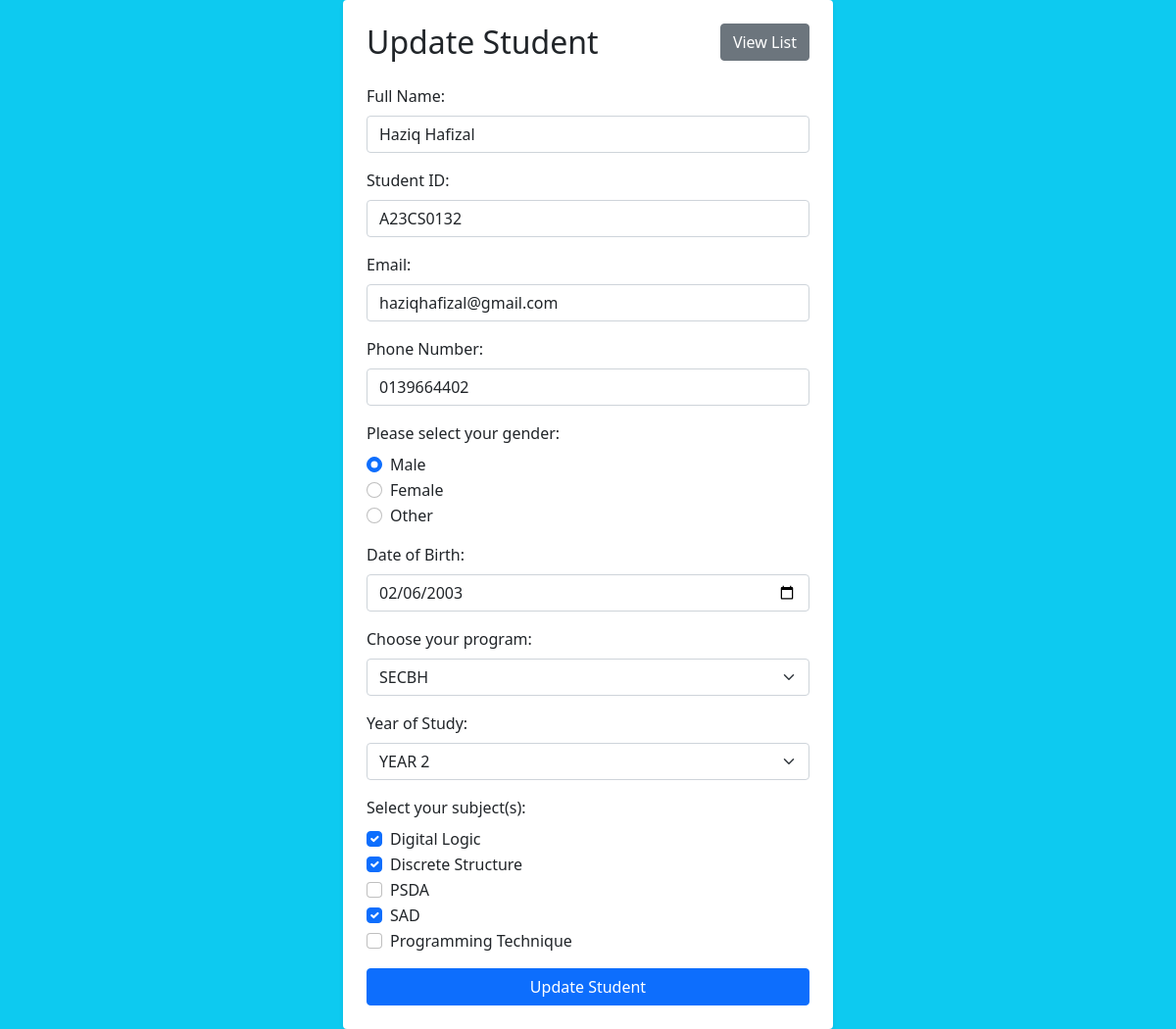
Screenshot of /update.php?id=8 with the database file from the repository.
### tables this page shows
CREATE TABLE `students` (
  `id` int(6) UNSIGNED NOT NULL,
  `name` varchar(50) NOT NULL,
  `studentID` varchar(20) NOT NULL,
  `email` varchar(50) NOT NULL,
  `phone` varchar(15) DEFAULT NULL,
  `gender` enum('Male','Female','Other') NOT NULL,
  `date_of_birth` date DEFAULT NULL,
  `program` varchar(10) NOT NULL,
  `year_of_study` enum('YEAR1','YEAR2','YEAR3','YEAR4') NOT NULL,
  `subject_digital_logic` tinyint(1) DEFAULT 0,
  `subject_discrete_structure` tinyint(1) DEFAULT 0,
  `subject_psda` tinyint(1) DEFAULT 0,
  `subject_sad` tinyint(1) DEFAULT 0,
  `subject_programming` tinyint(1) DEFAULT 0
);

### update.php (the view, shortened to what this page needs)
<!DOCTYPE html>
<html lang="en">
<head>
    <link href="https://cdn.jsdelivr.net/npm/bootstrap@5.0.1/dist/css/bootstrap.min.css" rel="stylesheet">
</head>
<body class="bg-info d-flex justify-content-center align-items-center" style="min-height: 100vh;">
    <div class="container bg-white p-4 rounded shadow-sm" style="max-width: 500px; width: 100%;">
        <div class="d-flex justify-content-between align-items-center mb-4">
            <h2 class="mb-0">Update Student</h2>
            <a href="index.php" class="btn btn-secondary">View List</a>
        </div>
        <?php
        include "db_conn.php";
        if (isset($_GET["id"])) {
            $id = $_GET['id'];
            $sql = "SELECT * FROM students WHERE id=$id";
            $result = mysqli_query($conn, $sql);
            $row = mysqli_fetch_assoc($result);
        }
        ?>
        <form action="update.php?id=<?php echo $row['id']; ?>" method="POST">
            <div class="mb-3">
                <label for="name" class="form-label">Full Name:</label>
                <input type="text" id="name" name="name" class="form-control" value="<?php echo htmlspecialchars($row['name']); ?>" required>
            </div>
            <div class="mb-3">
                <label for="studentID" class="form-label">Student ID:</label>
                <input type="text" id="studentID" name="studentID" class="form-control" value="<?php echo htmlspecialchars($row['studentID']); ?>" required>
            </div>
            <div class="mb-3">
                <label for="email" class="form-label">Email:</label>
                <input type="email" id="email" name="email" class="form-control" value="<?php echo htmlspecialchars($row['email']); ?>" required>
            </div>
            <div class="mb-3">
                <label for="phone" class="form-label">Phone Number:</label>
                <input type="text" id="phone" name="phone" class="form-control" value="<?php echo htmlspecialchars($row['phone']); ?>" required>
            </div>
            <p class="form-label">Please select your gender:</p>
            <div class="mb-3">
                <div class="form-check">
                    <input type="radio" id="male" name="gender" value="Male" class="form-check-input" <?php if ($row['gender'] == 'Male') echo 'checked'; ?>>
                    <label for="male" class="form-check-label">Male</label>
                </div>
                <div class="form-check">
                    <input type="radio" id="female" name="gender" value="Female" class="form-check-input" <?php if ($row['gender'] == 'Female') echo 'checked'; ?>>
                    <label for="female" class="form-check-label">Female</label>
                </div>
                <div class="form-check">
                    <input type="radio" id="other" name="gender" value="Other" class="form-check-input" <?php if ($row['gender'] == 'Other') echo 'checked'; ?>>
                    <label for="other" class="form-check-label">Other</label>
                </div>
            </div>
            <div class="mb-3">
                <label for="date_of_birth" class="form-label">Date of Birth:</label>
                <input type="date" id="date_of_birth" name="date_of_birth" class="form-control" value="<?php echo htmlspecialchars($row['date_of_birth']); ?>" required>
            </div>
            <div class="mb-3">
                <label for="program" class="form-label">Choose your program:</label>
                <select id="program" name="program" class="form-select" required>
                    <option value="SECBH" <?php if ($row['program'] == 'SECBH') echo 'selected'; ?>>SECBH</option>
                </select>
            </div>
            <div class="mb-3">
                <label for="year_of_study" class="form-label">Year of Study:</label>
                <select id="year_of_study" name="year_of_study" class="form-select" required>
                    <option value="YEAR2" <?php if ($row['year_of_study'] == 'YEAR2') echo 'selected'; ?>>YEAR 2</option>
                </select>
            </div>
            <p class="form-label">Select your subject(s):</p>
            <div class="mb-3">
                <div class="form-check">
                    <input type="checkbox" id="subject_digital_logic" name="subject_digital_logic" value="1" class="form-check-input" <?php if ($row['subject_digital_logic']) echo 'checked'; ?>>
                    <label for="subject_digital_logic" class="form-check-label">Digital Logic</label>
                </div>
                <div class="form-check">
                    <input type="checkbox" id="subject_discrete_structure" name="subject_discrete_structure" value="1" class="form-check-input" <?php if ($row['subject_discrete_structure']) echo 'checked'; ?>>
                    <label for="subject_discrete_structure" class="form-check-label">Discrete Structure</label>
                </div>
                <div class="form-check">
                    <input type="checkbox" id="subject_psda" name="subject_psda" value="1" class="form-check-input" <?php if ($row['subject_psda']) echo 'checked'; ?>>
                    <label for="subject_psda" class="form-check-label">PSDA</label>
                </div>
                <div class="form-check">
                    <input type="checkbox" id="subject_sad" name="subject_sad" value="1" class="form-check-input" <?php if ($row['subject_sad']) echo 'checked'; ?>>
                    <label for="subject_sad" class="form-check-label">SAD</label>
                </div>
                <div class="form-check">
                    <input type="checkbox" id="subject_programming" name="subject_programming" value="1" class="form-check-input" <?php if ($row['subject_programming']) echo 'checked'; ?>>
                    <label for="subject_programming" class="form-check-label">Programming Technique</label>
                </div>
            </div>
            <button type="submit" class="btn btn-primary w-100">Update Student</button>
        </form>
    </div>
</body>
</html>

### rows the page displays
students: name "Haziq Hafizal", studentID "A23CS0132", email "haziqhafizal@gmail.com", phone "0139664402", gender "☑ Male", gender "☐ Female", gender "☐ Other", date_of_birth "02/06/2003", program "SECBH", year_of_study "YEAR 2", subject_digital_logic "☑", subject_discrete_structure "☑", subject_sad "☑"
